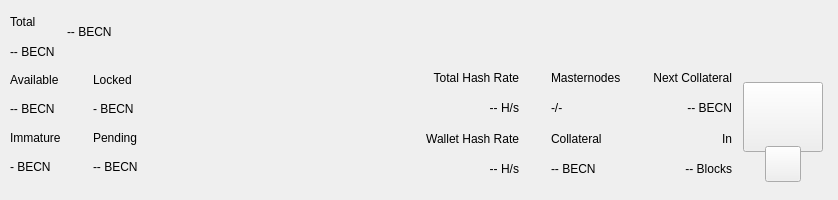
<?xml version="1.0" encoding="UTF-8"?>
<ui version="4.0">
 <class>TopBar</class>
 <widget class="QWidget" name="TopBar">
  <property name="geometry">
   <rect>
    <x>0</x>
    <y>0</y>
    <width>838</width>
    <height>200</height>
   </rect>
  </property>
  <property name="minimumSize">
   <size>
    <width>0</width>
    <height>200</height>
   </size>
  </property>
  <property name="maximumSize">
   <size>
    <width>16777215</width>
    <height>200</height>
   </size>
  </property>
  <property name="windowTitle">
   <string>Form</string>
  </property>
  <layout class="QVBoxLayout" name="verticalLayout_10" stretch="0">
   <property name="spacing">
    <number>0</number>
   </property>
   <property name="leftMargin">
    <number>0</number>
   </property>
   <property name="topMargin">
    <number>0</number>
   </property>
   <property name="rightMargin">
    <number>0</number>
   </property>
   <property name="bottomMargin">
    <number>0</number>
   </property>
   <item>
    <widget class="PFBorderImage" name="containerTop">
     <layout class="QVBoxLayout" name="verticalLayout_11">
      <property name="spacing">
       <number>0</number>
      </property>
      <property name="leftMargin">
       <number>0</number>
      </property>
      <property name="topMargin">
       <number>0</number>
      </property>
      <property name="rightMargin">
       <number>0</number>
      </property>
      <property name="bottomMargin">
       <number>0</number>
      </property>
      <item>
       <widget class="QWidget" name="top_container_2" native="true">
        <property name="minimumSize">
         <size>
          <width>0</width>
          <height>65</height>
         </size>
        </property>
        <layout class="QHBoxLayout" name="top_container">
         <property name="spacing">
          <number>0</number>
         </property>
         <property name="leftMargin">
          <number>10</number>
         </property>
         <property name="topMargin">
          <number>0</number>
         </property>
         <property name="rightMargin">
          <number>10</number>
         </property>
         <property name="bottomMargin">
          <number>0</number>
         </property>
         <item>
          <layout class="QHBoxLayout" name="horizontalLayout_4">
           <property name="spacing">
            <number>12</number>
           </property>
           <property name="rightMargin">
            <number>0</number>
           </property>
           <item>
            <widget class="QWidget" name="widgetAmount" native="true">
             <layout class="QVBoxLayout" name="verticalLayout_2">
              <property name="spacing">
               <number>2</number>
              </property>
              <property name="leftMargin">
               <number>0</number>
              </property>
              <property name="topMargin">
               <number>8</number>
              </property>
              <property name="rightMargin">
               <number>0</number>
              </property>
              <property name="bottomMargin">
               <number>0</number>
              </property>
              <item>
               <widget class="QLabel" name="labelTitle1">
                <property name="text">
                 <string>Total</string>
                </property>
               </widget>
              </item>
              <item>
               <widget class="PrivateQLabel" name="labelAmountPiv">
                <property name="text">
                 <string notr="true">-- BECN</string>
                </property>
               </widget>
              </item>
             </layout>
            </widget>
           </item>
           <item alignment="Qt::AlignVCenter">
            <widget class="QWidget" name="widgetTopAmount" native="true">
             <property name="sizePolicy">
              <sizepolicy hsizetype="Preferred" vsizetype="Maximum">
               <horstretch>0</horstretch>
               <verstretch>0</verstretch>
              </sizepolicy>
             </property>
             <layout class="QHBoxLayout" name="horizontalLayout_5">
              <property name="spacing">
               <number>0</number>
              </property>
              <property name="leftMargin">
               <number>0</number>
              </property>
              <property name="topMargin">
               <number>0</number>
              </property>
              <property name="rightMargin">
               <number>0</number>
              </property>
              <property name="bottomMargin">
               <number>0</number>
              </property>
              <item alignment="Qt::AlignTop">
               <widget class="PrivateQLabel" name="labelAmountTopPiv">
                <property name="minimumSize">
                 <size>
                  <width>0</width>
                  <height>36</height>
                 </size>
                </property>
                <property name="styleSheet">
                 <string notr="true">padding:0px;margin:0px;</string>
                </property>
                <property name="text">
                 <string notr="true">-- BECN</string>
                </property>
               </widget>
              </item>
             </layout>
            </widget>
           </item>
           <item>
            <spacer name="horizontalSpacer">
             <property name="orientation">
              <enum>Qt::Horizontal</enum>
             </property>
             <property name="sizeHint" stdset="0">
              <size>
               <width>40</width>
               <height>20</height>
              </size>
             </property>
            </spacer>
           </item>
           <item alignment="Qt::AlignRight">
            <widget class="QWidget" name="layoutSync" native="true">
             <property name="minimumSize">
              <size>
               <width>0</width>
               <height>36</height>
              </size>
             </property>
             <property name="maximumSize">
              <size>
               <width>16777215</width>
               <height>36</height>
              </size>
             </property>
             <layout class="QVBoxLayout" name="verticalLayout_9">
              <property name="leftMargin">
               <number>0</number>
              </property>
              <property name="topMargin">
               <number>0</number>
              </property>
              <property name="rightMargin">
               <number>0</number>
              </property>
              <property name="bottomMargin">
               <number>0</number>
              </property>
              <item>
               <widget class="ExpandableButton" name="pushButtonSync" native="true">
                <property name="minimumSize">
                 <size>
                  <width>36</width>
                  <height>36</height>
                 </size>
                </property>
                <property name="maximumSize">
                 <size>
                  <width>16777215</width>
                  <height>36</height>
                 </size>
                </property>
               </widget>
              </item>
             </layout>
            </widget>
           </item>
           <item>
            <widget class="ExpandableButton" name="pushButtonHDUpgrade" native="true">
             <property name="minimumSize">
              <size>
               <width>36</width>
               <height>36</height>
              </size>
             </property>
             <property name="maximumSize">
              <size>
               <width>16777215</width>
               <height>36</height>
              </size>
             </property>
            </widget>
           </item>
           <item>
            <widget class="ExpandableButton" name="pushButtonStack" native="true">
             <property name="minimumSize">
              <size>
               <width>36</width>
               <height>36</height>
              </size>
             </property>
             <property name="maximumSize">
              <size>
               <width>16777215</width>
               <height>36</height>
              </size>
             </property>
            </widget>
           </item>
           <item>
            <widget class="ExpandableButton" name="pushButtonConf" native="true">
             <property name="minimumSize">
              <size>
               <width>36</width>
               <height>36</height>
              </size>
             </property>
             <property name="maximumSize">
              <size>
               <width>16777215</width>
               <height>36</height>
              </size>
             </property>
            </widget>
           </item>
           <item>
            <widget class="ExpandableButton" name="pushButtonMasternodes" native="true">
             <property name="minimumSize">
              <size>
               <width>36</width>
               <height>36</height>
              </size>
             </property>
             <property name="maximumSize">
              <size>
               <width>16777215</width>
               <height>36</height>
              </size>
             </property>
            </widget>
           </item>
           <item>
            <widget class="ExpandableButton" name="pushButtonConsole" native="true">
             <property name="minimumSize">
              <size>
               <width>36</width>
               <height>36</height>
              </size>
             </property>
             <property name="maximumSize">
              <size>
               <width>16777215</width>
               <height>36</height>
              </size>
             </property>
            </widget>
           </item>
           <item>
            <widget class="ExpandableButton" name="pushButtonConnection" native="true">
             <property name="minimumSize">
              <size>
               <width>36</width>
               <height>36</height>
              </size>
             </property>
             <property name="maximumSize">
              <size>
               <width>16777215</width>
               <height>36</height>
              </size>
             </property>
            </widget>
           </item>
           <item>
            <widget class="ExpandableButton" name="pushButtonTor" native="true">
             <property name="minimumSize">
              <size>
               <width>36</width>
               <height>36</height>
              </size>
             </property>
             <property name="maximumSize">
              <size>
               <width>16777215</width>
               <height>36</height>
              </size>
             </property>
            </widget>
           </item>
           <item>
            <widget class="ExpandableButton" name="pushButtonLock" native="true">
             <property name="sizePolicy">
              <sizepolicy hsizetype="Expanding" vsizetype="Expanding">
               <horstretch>0</horstretch>
               <verstretch>0</verstretch>
              </sizepolicy>
             </property>
             <property name="minimumSize">
              <size>
               <width>36</width>
               <height>0</height>
              </size>
             </property>
             <property name="maximumSize">
              <size>
               <width>16777215</width>
               <height>36</height>
              </size>
             </property>
            </widget>
           </item>
           <item>
            <widget class="ExpandableButton" name="pushButtonTheme" native="true">
             <property name="minimumSize">
              <size>
               <width>36</width>
               <height>36</height>
              </size>
             </property>
             <property name="maximumSize">
              <size>
               <width>16777215</width>
               <height>36</height>
              </size>
             </property>
            </widget>
           </item>
           <item>
            <widget class="ExpandableButton" name="pushButtonFAQ" native="true">
             <property name="minimumSize">
              <size>
               <width>36</width>
               <height>36</height>
              </size>
             </property>
             <property name="maximumSize">
              <size>
               <width>16777215</width>
               <height>36</height>
              </size>
             </property>
            </widget>
           </item>
           <item>
            <widget class="ExpandableButton" name="pushButtonPrivacy" native="true">
             <property name="minimumSize">
              <size>
               <width>36</width>
               <height>36</height>
              </size>
             </property>
             <property name="maximumSize">
              <size>
               <width>16777215</width>
               <height>36</height>
              </size>
             </property>
            </widget>
           </item>
          </layout>
         </item>
        </layout>
       </widget>
      </item>
      <item>
       <widget class="QWidget" name="bottom_container" native="true">
        <property name="minimumSize">
         <size>
          <width>0</width>
          <height>135</height>
         </size>
        </property>
        <layout class="QHBoxLayout" name="botton_container">
         <property name="leftMargin">
          <number>10</number>
         </property>
         <property name="topMargin">
          <number>0</number>
         </property>
         <property name="rightMargin">
          <number>10</number>
         </property>
         <property name="bottomMargin">
          <number>10</number>
         </property>
         <item>
          <layout class="QHBoxLayout" name="horizontalLayout_3">
           <property name="spacing">
            <number>0</number>
           </property>
           <property name="bottomMargin">
            <number>9</number>
           </property>
           <item>
            <layout class="QVBoxLayout" name="verticalLayout_7">
             <property name="spacing">
              <number>0</number>
             </property>
             <property name="leftMargin">
              <number>0</number>
             </property>
             <property name="rightMargin">
              <number>0</number>
             </property>
             <item>
              <layout class="QHBoxLayout" name="horizontalLayout_2">
               <property name="spacing">
                <number>0</number>
               </property>
               <item>
                <layout class="QVBoxLayout" name="verticalLayout_6">
                 <item>
                  <widget class="QLabel" name="labelTitle5">
                   <property name="text">
                    <string>Available</string>
                   </property>
                  </widget>
                 </item>
                 <item>
                  <widget class="PrivateQLabel" name="labelAvailablePiv">
                   <property name="text">
                    <string>-- BECN</string>
                   </property>
                  </widget>
                 </item>
                 <item>
                  <widget class="QLabel" name="labelTitle4">
                   <property name="text">
                    <string>Immature</string>
                   </property>
                  </widget>
                 </item>
                 <item>
                  <widget class="PrivateQLabel" name="labelImmaturePiv">
                   <property name="text">
                    <string notr="true">- BECN</string>
                   </property>
                  </widget>
                 </item>
                </layout>
               </item>
               <item>
                <layout class="QVBoxLayout" name="verticalLayout_8">
                 <property name="leftMargin">
                  <number>32</number>
                 </property>
                 <item>
                  <widget class="QLabel" name="labelTitle6">
                   <property name="text">
                    <string>Locked</string>
                   </property>
                  </widget>
                 </item>
                 <item>
                  <widget class="PrivateQLabel" name="labelLockedPiv">
                   <property name="text">
                    <string>- BECN</string>
                   </property>
                  </widget>
                 </item>
                 <item>
                  <widget class="QLabel" name="labelTitle3">
                   <property name="text">
                    <string>Pending</string>
                   </property>
                  </widget>
                 </item>
                 <item>
                  <widget class="PrivateQLabel" name="labelPendingPiv">
                   <property name="text">
                    <string notr="true">-- BECN</string>
                   </property>
                  </widget>
                 </item>
                </layout>
               </item>
              </layout>
             </item>
            </layout>
           </item>
          </layout>
         </item>
         <item>
          <spacer name="horizontalSpacer_2">
           <property name="orientation">
            <enum>Qt::Horizontal</enum>
           </property>
           <property name="sizeHint" stdset="0">
            <size>
             <width>40</width>
             <height>20</height>
            </size>
           </property>
          </spacer>
         </item>
         <item>
          <layout class="QHBoxLayout" name="horizontalLayout_6">
           <property name="spacing">
            <number>0</number>
           </property>
           <property name="rightMargin">
            <number>0</number>
           </property>
           <property name="bottomMargin">
            <number>9</number>
           </property>
           <item>
            <widget class="QWidget" name="widgetStaking" native="true">
             <layout class="QVBoxLayout" name="verticalLayout_12">
              <property name="leftMargin">
               <number>32</number>
              </property>
              <property name="topMargin">
               <number>0</number>
              </property>
              <property name="rightMargin">
               <number>0</number>
              </property>
              <property name="bottomMargin">
               <number>0</number>
              </property>
              <item>
               <widget class="QLabel" name="labelNetworkHashRateTitle">
                <property name="text">
                 <string>Total Hash Rate</string>
                </property>
                <property name="textFormat">
                 <enum>Qt::AutoText</enum>
                </property>
                <property name="alignment">
                 <set>Qt::AlignRight|Qt::AlignTrailing|Qt::AlignVCenter</set>
                </property>
               </widget>
              </item>
              <item>
               <widget class="QLabel" name="labelNetworkHashRateValue">
                <property name="layoutDirection">
                 <enum>Qt::LeftToRight</enum>
                </property>
                <property name="text">
                 <string>-- H/s</string>
                </property>
                <property name="textFormat">
                 <enum>Qt::AutoText</enum>
                </property>
                <property name="alignment">
                 <set>Qt::AlignRight|Qt::AlignTrailing|Qt::AlignVCenter</set>
                </property>
               </widget>
              </item>
              <item>
               <widget class="QLabel" name="labelWalletHashRateTitle">
                <property name="text">
                 <string>Wallet Hash Rate</string>
                </property>
                <property name="textFormat">
                 <enum>Qt::AutoText</enum>
                </property>
                <property name="alignment">
                 <set>Qt::AlignRight|Qt::AlignTrailing|Qt::AlignVCenter</set>
                </property>
               </widget>
              </item>
              <item>
               <widget class="PrivateQLabel" name="labelWalletHashRateValue">
                <property name="text">
                 <string notr="true">-- H/s</string>
                </property>
                <property name="textFormat">
                 <enum>Qt::AutoText</enum>
                </property>
                <property name="alignment">
                 <set>Qt::AlignRight|Qt::AlignTrailing|Qt::AlignVCenter</set>
                </property>
               </widget>
              </item>
             </layout>
            </widget>
           </item>
           <item>
            <widget class="QWidget" name="widgetMasternodes" native="true">
             <layout class="QVBoxLayout">
              <property name="leftMargin">
               <number>32</number>
              </property>
              <property name="topMargin">
               <number>0</number>
              </property>
              <property name="rightMargin">
               <number>0</number>
              </property>
              <property name="bottomMargin">
               <number>0</number>
              </property>
              <item>
               <widget class="QLabel" name="labelMasternodesTitle">
                <property name="text">
                 <string>Masternodes</string>
                </property>
               </widget>
              </item>
              <item>
               <widget class="PrivateQLabel" name="labelMasternodeCount">
                <property name="text">
                 <string>-/-</string>
                </property>
               </widget>
              </item>
              <item>
               <widget class="QLabel" name="labelCollateralTitle">
                <property name="text">
                 <string>Collateral</string>
                </property>
               </widget>
              </item>
              <item>
               <widget class="QLabel" name="labelCollateralValue">
                <property name="text">
                 <string notr="true">-- BECN</string>
                </property>
               </widget>
              </item>
             </layout>
            </widget>
           </item>
           <item>
            <widget class="QWidget" name="widgetNextCollateral" native="true">
             <layout class="QVBoxLayout" name="verticalLayout_13">
              <property name="leftMargin">
               <number>32</number>
              </property>
              <property name="topMargin">
               <number>0</number>
              </property>
              <property name="rightMargin">
               <number>0</number>
              </property>
              <property name="bottomMargin">
               <number>0</number>
              </property>
              <item>
               <widget class="QLabel" name="labelNextMasternodesTitle">
                <property name="text">
                 <string>Next Collateral</string>
                </property>
                <property name="textFormat">
                 <enum>Qt::AutoText</enum>
                </property>
                <property name="alignment">
                 <set>Qt::AlignRight|Qt::AlignTrailing|Qt::AlignVCenter</set>
                </property>
               </widget>
              </item>
              <item>
               <widget class="QLabel" name="labelNextCollateralValue">
                <property name="text">
                 <string>-- BECN</string>
                </property>
                <property name="textFormat">
                 <enum>Qt::AutoText</enum>
                </property>
                <property name="alignment">
                 <set>Qt::AlignRight|Qt::AlignTrailing|Qt::AlignVCenter</set>
                </property>
               </widget>
              </item>
              <item>
               <widget class="QLabel" name="labelRemainingBlocks">
                <property name="text">
                 <string>In</string>
                </property>
                <property name="textFormat">
                 <enum>Qt::AutoText</enum>
                </property>
                <property name="alignment">
                 <set>Qt::AlignRight|Qt::AlignTrailing|Qt::AlignVCenter</set>
                </property>
               </widget>
              </item>
              <item>
               <widget class="QLabel" name="labelNextCollateralBlocks">
                <property name="text">
                 <string notr="true">-- Blocks</string>
                </property>
                <property name="textFormat">
                 <enum>Qt::AutoText</enum>
                </property>
                <property name="alignment">
                 <set>Qt::AlignRight|Qt::AlignTrailing|Qt::AlignVCenter</set>
                </property>
               </widget>
              </item>
             </layout>
            </widget>
           </item>
          </layout>
         </item>
         <item>
          <widget class="QWidget" name="qrContainer" native="true">
           <property name="sizePolicy">
            <sizepolicy hsizetype="Preferred" vsizetype="Minimum">
             <horstretch>0</horstretch>
             <verstretch>0</verstretch>
            </sizepolicy>
           </property>
           <property name="minimumSize">
            <size>
             <width>90</width>
             <height>110</height>
            </size>
           </property>
           <property name="maximumSize">
            <size>
             <width>90</width>
             <height>110</height>
            </size>
           </property>
           <layout class="QVBoxLayout" name="containerQR">
            <property name="spacing">
             <number>0</number>
            </property>
            <property name="leftMargin">
             <number>5</number>
            </property>
            <property name="topMargin">
             <number>10</number>
            </property>
            <property name="rightMargin">
             <number>5</number>
            </property>
            <property name="bottomMargin">
             <number>0</number>
            </property>
            <item>
             <widget class="QPushButton" name="btnQr">
              <property name="minimumSize">
               <size>
                <width>70</width>
                <height>70</height>
               </size>
              </property>
              <property name="maximumSize">
               <size>
                <width>16777215</width>
                <height>70</height>
               </size>
              </property>
              <property name="focusPolicy">
               <enum>Qt::NoFocus</enum>
              </property>
              <property name="text">
               <string/>
              </property>
              <property name="iconSize">
               <size>
                <width>70</width>
                <height>70</height>
               </size>
              </property>
             </widget>
            </item>
            <item>
             <spacer name="verticalSpacer">
              <property name="orientation">
               <enum>Qt::Vertical</enum>
              </property>
              <property name="sizeType">
               <enum>QSizePolicy::Fixed</enum>
              </property>
              <property name="sizeHint" stdset="0">
               <size>
                <width>20</width>
                <height>20</height>
               </size>
              </property>
             </spacer>
            </item>
            <item alignment="Qt::AlignHCenter|Qt::AlignBottom">
             <widget class="QPushButton" name="pushButtonQR">
              <property name="minimumSize">
               <size>
                <width>36</width>
                <height>36</height>
               </size>
              </property>
              <property name="maximumSize">
               <size>
                <width>36</width>
                <height>36</height>
               </size>
              </property>
              <property name="focusPolicy">
               <enum>Qt::NoFocus</enum>
              </property>
              <property name="text">
               <string/>
              </property>
             </widget>
            </item>
           </layout>
          </widget>
         </item>
        </layout>
       </widget>
      </item>
     </layout>
    </widget>
   </item>
  </layout>
 </widget>
 <customwidgets>
  <customwidget>
   <class>ExpandableButton</class>
   <extends>QWidget</extends>
   <header>qt/pivx/expandablebutton.h</header>
   <container>1</container>
  </customwidget>
  <customwidget>
   <class>PFBorderImage</class>
   <extends>QFrame</extends>
   <header>qt/pivx/pfborderimage.h</header>
   <container>1</container>
  </customwidget>
  <customwidget>
   <class>PrivateQLabel</class>
   <extends>QLabel</extends>
   <header>qt/pivx/privatelabel.h</header>
   <container>0</container>
  </customwidget>
 </customwidgets>
 <resources/>
 <connections/>
</ui>
